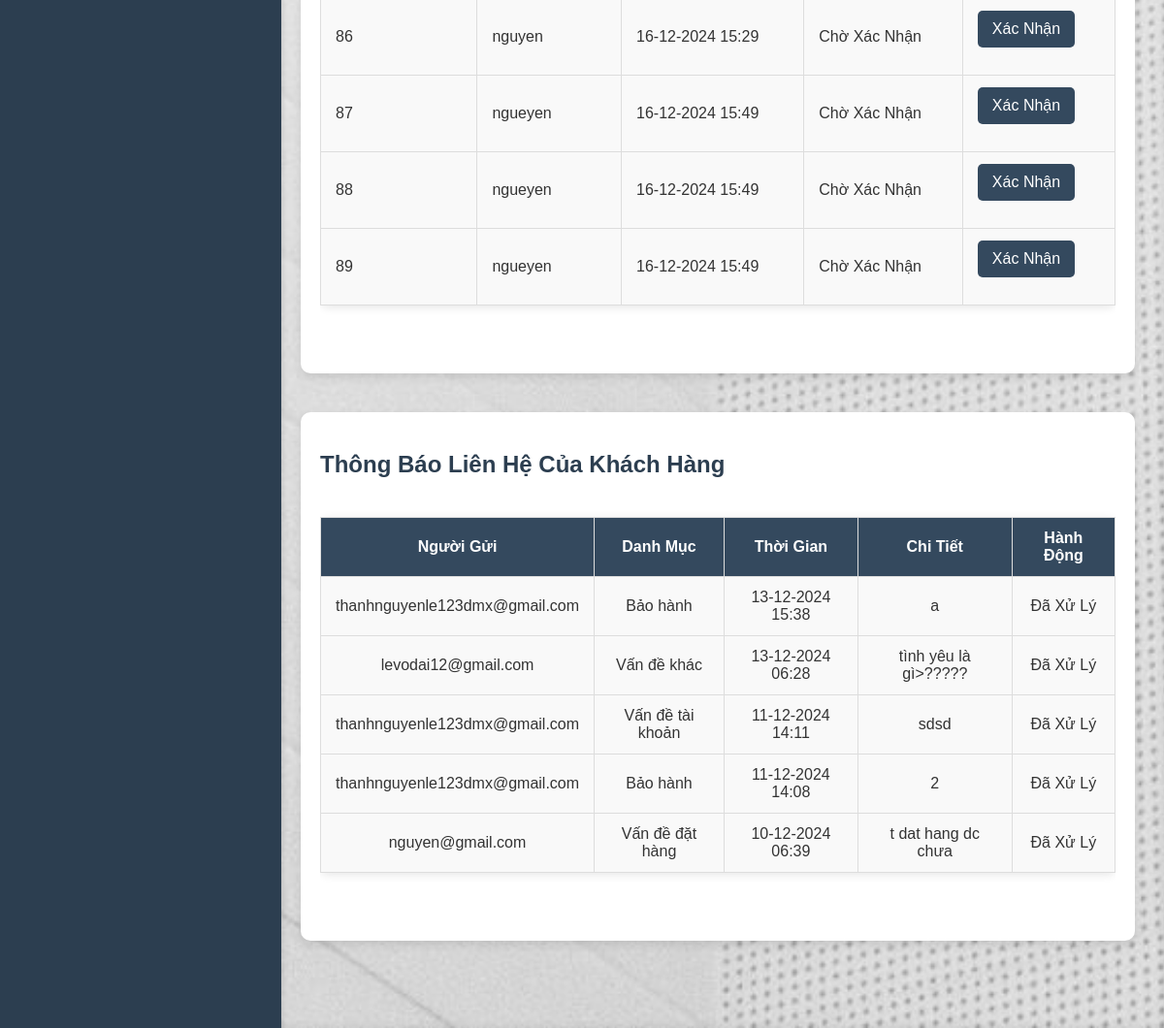
/frontend/pages/admin_page.php (lower part), run on an earlier commit of the app's database.
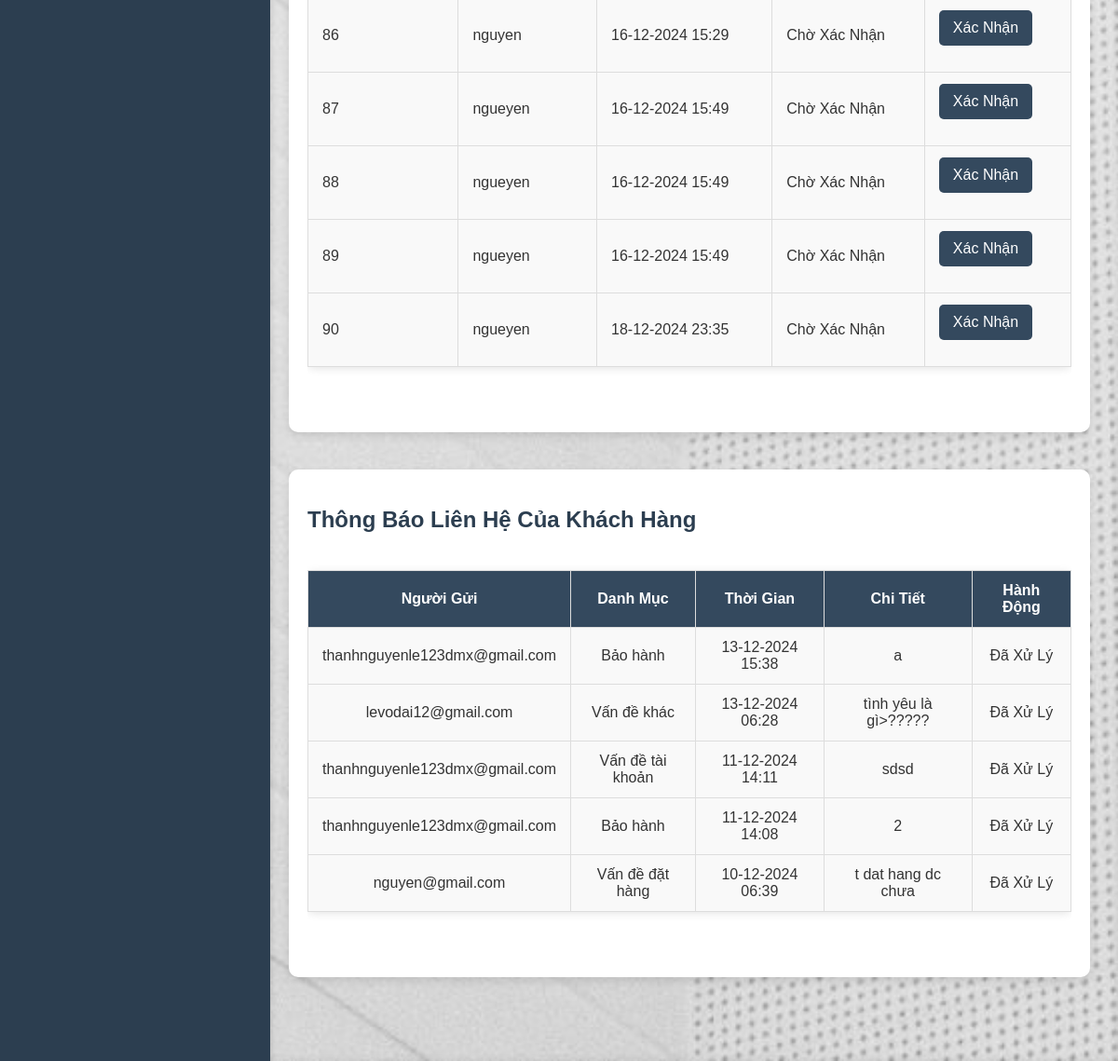
And on a later commit of the database.
### tables this page shows
CREATE TABLE `orders` (
  `order_id` int(11) NOT NULL,
  `user_id` int(11) NOT NULL,
  `order_date` datetime NOT NULL,
  `name` varchar(255) NOT NULL,
  `phone` varchar(20) NOT NULL,
  `address` text NOT NULL,
  `payment_method` enum('cash','bank') NOT NULL,
  `order_status` varchar(50) NOT NULL DEFAULT 'pending',
  `status` varchar(50) NOT NULL DEFAULT 'awaiting confirmation',
  `estimated_delivery_date` date DEFAULT NULL,
  `total_price` decimal(10,2) NOT NULL DEFAULT 0.00
);

CREATE TABLE `contact_messages` (
  `id` int(11) NOT NULL,
  `user_id` int(11) NOT NULL,
  `name` varchar(255) NOT NULL,
  `email` varchar(255) NOT NULL,
  `category` varchar(255) NOT NULL,
  `message` text NOT NULL,
  `created_at` timestamp NOT NULL DEFAULT current_timestamp(),
  `status` enum('pending','processed') DEFAULT 'pending',
  `resolution` text DEFAULT NULL
);

### frontend/pages/admin_page.php (the view, shortened to what the changed rows need)
<?php
include('../../backend/db_connect.php');
include('../../backend/sidebar.php');
$sql_new_orders = "SELECT * FROM orders WHERE status = 'awaiting confirmation'";
$result_new_orders = $conn->query($sql_new_orders);
$sql_contact_messages = "SELECT * FROM contact_messages ORDER BY created_at DESC LIMIT 5";
$result_contact_messages = $conn->query($sql_contact_messages);
?>
<!DOCTYPE html>
<html lang="vi">
<head>
    <link rel="stylesheet" href="../css/admin_page.css">
</head>
<body>
    <div class="wrapper">
        <div class="main-content">
            <div class="content">
                <div class="orders-management">
                    <div class="orders-table-wrapper">
                        <?php if ($result_new_orders->num_rows > 0): ?>
                            <table class="orders-table">
                                <tbody>
                                    <?php while ($order = $result_new_orders->fetch_assoc()): ?>
                                        <tr>
                                            <td><?php echo $order['order_id']; ?></td>
                                            <td><?php echo $order['name']; ?></td>
                                            <td><?php echo date('d-m-Y H:i', strtotime($order['order_date'])); ?></td>
                                            <td class="status">
                                                <?php
                                                if ($order['status'] == 'awaiting confirmation') {
                                                    echo 'Chờ Xác Nhận';
                                                } elseif ($order['status'] == 'confirmed') {
                                                    echo 'Đã Xác Nhận';
                                                } elseif ($order['status'] == 'shipped') {
                                                    echo 'Đã Giao';
                                                } else {
                                                    echo $order['status'];
                                                }
                                                ?>
                                            </td>
                                            <td>
                                                <?php if ($order['status'] == 'awaiting confirmation'): ?>
                                                    <form method="POST" action="../../backend/confirm_order.php">
                                                        <button type="submit" class="btn-confirm">Xác Nhận</button>
                                                    </form>
                                                <?php else: ?>
                                                    <span>Đã xác nhận</span>
                                                <?php endif; ?>
                                            </td>
                                        </tr>
                                    <?php endwhile; ?>
                                </tbody>
                            </table>
                        <?php else: ?>
                            <p>Hiện tại không có đơn hàng nào mới chờ xác nhận.</p>
                        <?php endif; ?>
                    </div>
                </div>
                <div class="contact-messages">
                    <h2>Thông Báo Liên Hệ Của Khách Hàng</h2>
                    <div class="messages-table-wrapper">
                        <?php if ($result_contact_messages->num_rows > 0): ?>
                            <table class="messages-table">
                                <thead>
                                    <tr>
                                        <th>Người Gửi</th>
                                        <th>Danh Mục</th>
                                        <th>Thời Gian</th>
                                        <th>Chi Tiết</th>
                                        <th>Hành Động</th>
                                    </tr>
                                </thead>
                                <tbody>
    <?php while ($message = $result_contact_messages->fetch_assoc()): ?>
        <tr>
            <td><?php echo $message['name']; ?></td>
            <td><?php echo $message['category']; ?></td>
            <td><?php echo date('d-m-Y H:i', strtotime($message['created_at'])); ?></td>
            <td><?php echo $message['message']; ?></td>
            <td>
                <?php if ($message['status'] === 'pending'): ?>
                    <form method="POST" action="process_contact_message.php">
                        <input type="hidden" name="message_id" value="<?php echo $message['id']; ?>">
                        <button type="submit" class="btn-process">Xử Lý</button>
                    </form>
                <?php else: ?>
                    <span class="processed-status">Đã Xử Lý</span>
                <?php endif; ?>
            </td>
        </tr>
    <?php endwhile; ?>
</tbody>
                            </table>
                        <?php else: ?>
                            <p>Không có thông báo liên hệ nào từ khách hàng.</p>
                        <?php endif; ?>
                    </div>
                </div>
            </div>
        </div>
    </div>
</body>
</html>

What changed in the data, as far as the page shows it:
added orders: order_id "90", name "ngueyen", order_date "18-12-2024 23:35", shows "Chờ Xác Nhận"
